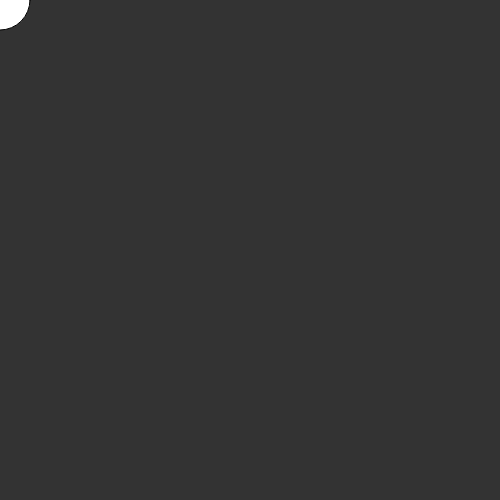
Frame 1 (no input)
Frame 60 (no input): identical to frame 1, image omitted
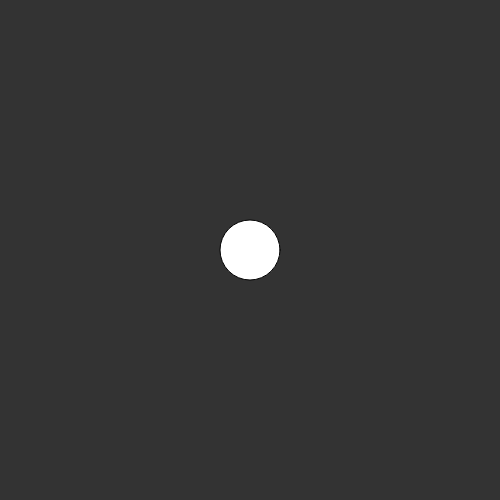
Frame 120 (the mouse pressed at the canvas centre since frame 60)

The p5.js sketch that drew these frames (run headless with seeded random() and noise() and a simulated clock; from frame 60 on, the mouse is pressed at the canvas centre):

// p5.js sketch
// ── sketch.js
function setup() {
  createCanvas(500, 500);
}

function draw() {
  background(51);
  ellipse(mouseX, mouseY, 60, 60);
}
